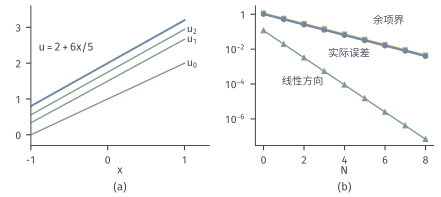

The script that drew this image:
from pathlib import Path
import sys
ROOT = next(p for p in Path(__file__).resolve().parents if (p/"build.sh").is_file() and (p/"tex/book.tex").is_file())
sys.path.insert(0, str(ROOT/"figures/00-shared/mathematical-preliminaries-upper/00-shared/comprehension-figures"))
from support import figure, save, BLUE, GREEN, YELLOW, RED, PURPLE, INK, MUTED, GRID, BLUE_FILL, GREEN_FILL, YELLOW_FILL, RED_FILL, PURPLE_FILL
import numpy as np

def panel_labels(fig, axes, y=.02):
    for ax, s in zip(axes, "(a) (b) (c)".split()):
        q = ax.get_position(); fig.text((q.x0+q.x1)/2, y, s, ha="center", va="bottom")

# Neumann iteration for (I-T/2)u=1+x. u_N=a_N+b_N x, a_N=2(1-2^{-(N+1)}), b_N=(6/5)(1-6^{-(N+1)}). Exact u=2+6x/5.
fig, axes = figure(width_mm=112, height_mm=50, ncols=2)
fig.set_layout_engine(None)
fig.subplots_adjust(left=.07, right=.985, top=.97, bottom=.26, wspace=.26)
ax = axes[0]
x = np.array([-1, 1.])
a = lambda N: 2*(1-2.**-(N+1)); b = lambda N: 1.2*(1-6.**-(N+1))
for N, c in zip(range(3), (GREEN, GREEN, GREEN)):
    ax.plot(x, a(N)+b(N)*x, color=c, lw=1.0)
    ax.text(1.03, a(N)+b(N), f'$u_{N}$', va='center', fontsize=7.5)
ax.plot(x, 2+1.2*x, color=BLUE, lw=1.4)
ax.text(-.9, 2.35, '$u=2+6x/5$', ha='left')
ax.set_xlim(-1, 1.32); ax.set_ylim(-.3, 3.6); ax.set_xticks([-1, 0, 1]); ax.set_yticks([0, 1, 2, 3]); ax.set_xlabel('$x$', labelpad=0)
ax = axes[1]
N = np.arange(0, 9)
c = 2*2.**-(N+1); l = 1.2*6.**-(N+1)/3**.5; e = (c**2+l**2)**.5; B = 2.**-N*2/3**.5
ax.semilogy(N, B, color=YELLOW, lw=1.0, marker='s', ms=2.8)
ax.semilogy(N, e, color=BLUE, lw=1.4, marker='o', ms=3)
ax.semilogy(N, l, color=GREEN, lw=1.0, marker='^', ms=3)
ax.text(5.4, .22, '余项界', ha='left', va='bottom', fontsize=7.5)
ax.text(3.2, .012, '实际误差', ha='left', va='top', fontsize=7.5)
ax.text(.9, 3e-4, '线性方向', ha='left', va='top', fontsize=7.5)
ax.set_ylim(3e-8, 3); ax.set_xticks([0, 2, 4, 6, 8]); ax.set_yticks([1, 1e-2, 1e-4, 1e-6]); ax.set_yticklabels(['1', '$10^{-2}$', '$10^{-4}$', '$10^{-6}$']); ax.minorticks_off(); ax.set_xlabel('$N$', labelpad=0)
panel_labels(fig, axes)
save(fig, Path(__file__).resolve().parent, 'figure', {'formula': 'a_N,b_N as above; error sqrt(c^2+l^2), c=2^{-N}, l=(6/5)6^{-(N+1)}/sqrt3; bound 2^{-N}*2/sqrt3'})
